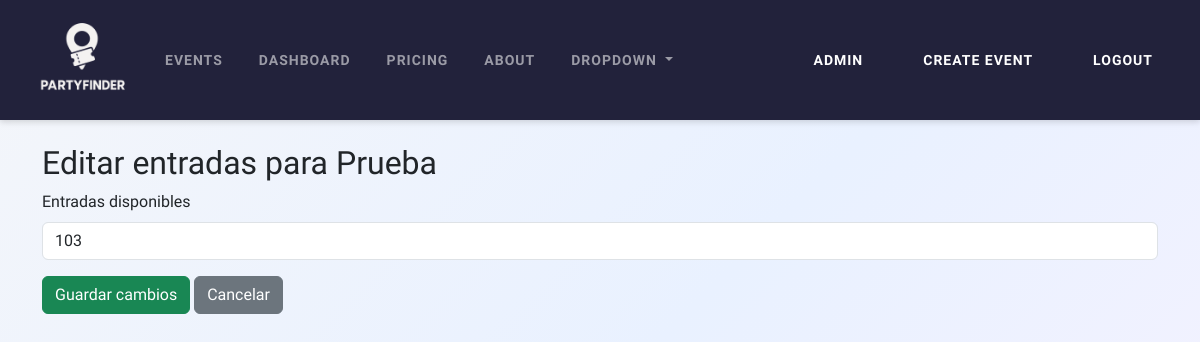
/events/11/update_tickets/ (signed in), run on an earlier commit of the app's database.
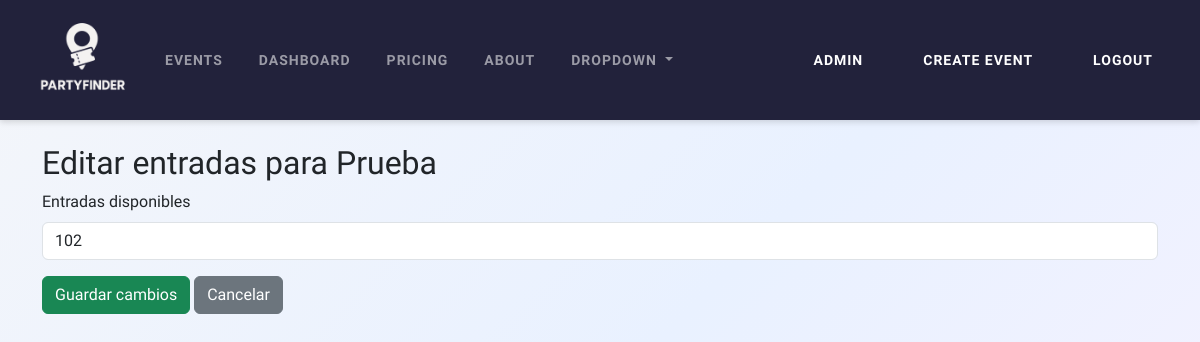
And on a later commit of the database.
### events/models.py (models this page shows, shortened)
class Event(models.Model):
    name = models.CharField(max_length=120)
    city = models.CharField(max_length=80)
    state_province = models.CharField(max_length=80) # MANEJAMOS ESTADO O PROVINCIA SEGUN EL PAIS
    country = models.CharField(max_length=80)
    date = models.DateField()
    description = models.TextField()
    flyer = models.ImageField(upload_to=get_flyer_filename)
    created_by = models.ForeignKey(CustomUserModel, related_name='created_events', on_delete=models.CASCADE)
    available_tickets = models.PositiveIntegerField()
    max_tickets_per_user = models.PositiveIntegerField(default=1)
    REQUIRED_FIELDS = ['name', 'city', 'state_province', 'country', 'date', 'description', 'flyer', 'created_by']

### events/views.py (the view, shortened to what this page needs)
# urls.py: path("events/<int:event_id>/update_tickets/", event_views.update_tickets, name="update_tickets"),
@login_required
def update_tickets(request, event_id):
    event = get_object_or_404(Event, pk=event_id)
    if event.created_by != request.user:
        return redirect("event_detail", event_id=event.id)
    return render(request, "events/update_tickets.html", {"event": event})

### users/templatetags/group_tags.py (called while the page is built)
@register.filter(name='has_group')
def has_group(user, group_name):
    return user.groups.filter(name=group_name).exists()

### templates/events/update_tickets.html (shortened to what this page needs)
{% extends 'events/base.html' %}
{% block content %}
<h2>Editar entradas para {{ event.name }}</h2>
<form method="post">
  <div class="mb-3">
    <label class="form-label">Entradas disponibles</label>
    <input type="number" name="available_tickets" value="{{ event.available_tickets }}" min="0" class="form-control" required>
  </div>
  <button type="submit" class="btn btn-success">Guardar cambios</button>
  <a href="{% url 'event_detail' event.id %}" class="btn btn-secondary">Cancelar</a>
</form>
{% endblock %}

What changed in the data, as far as the page shows it:
changed Event "Prueba": available_tickets "103" → "102"
